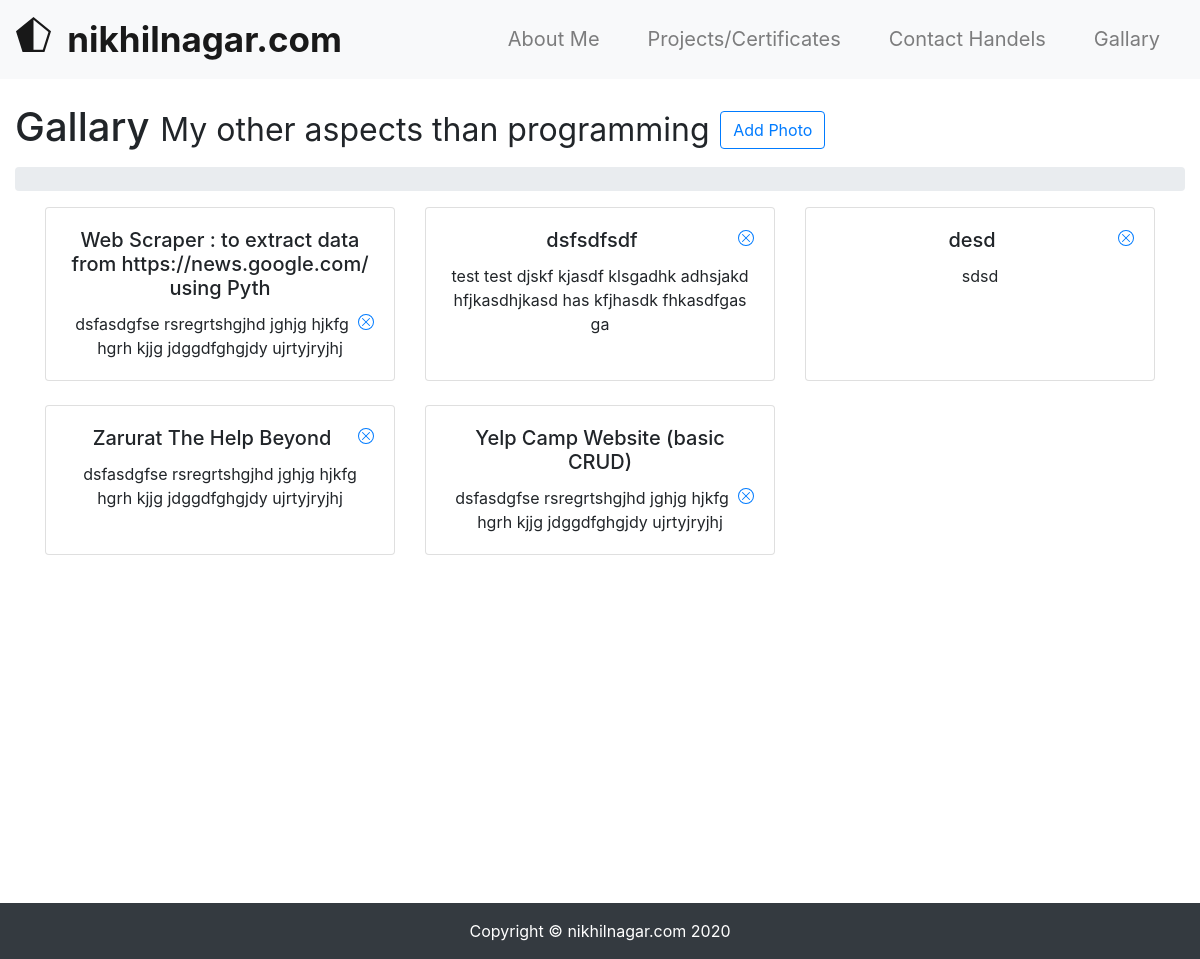
/portfolio/photocards/, run on an earlier commit of the app's database.
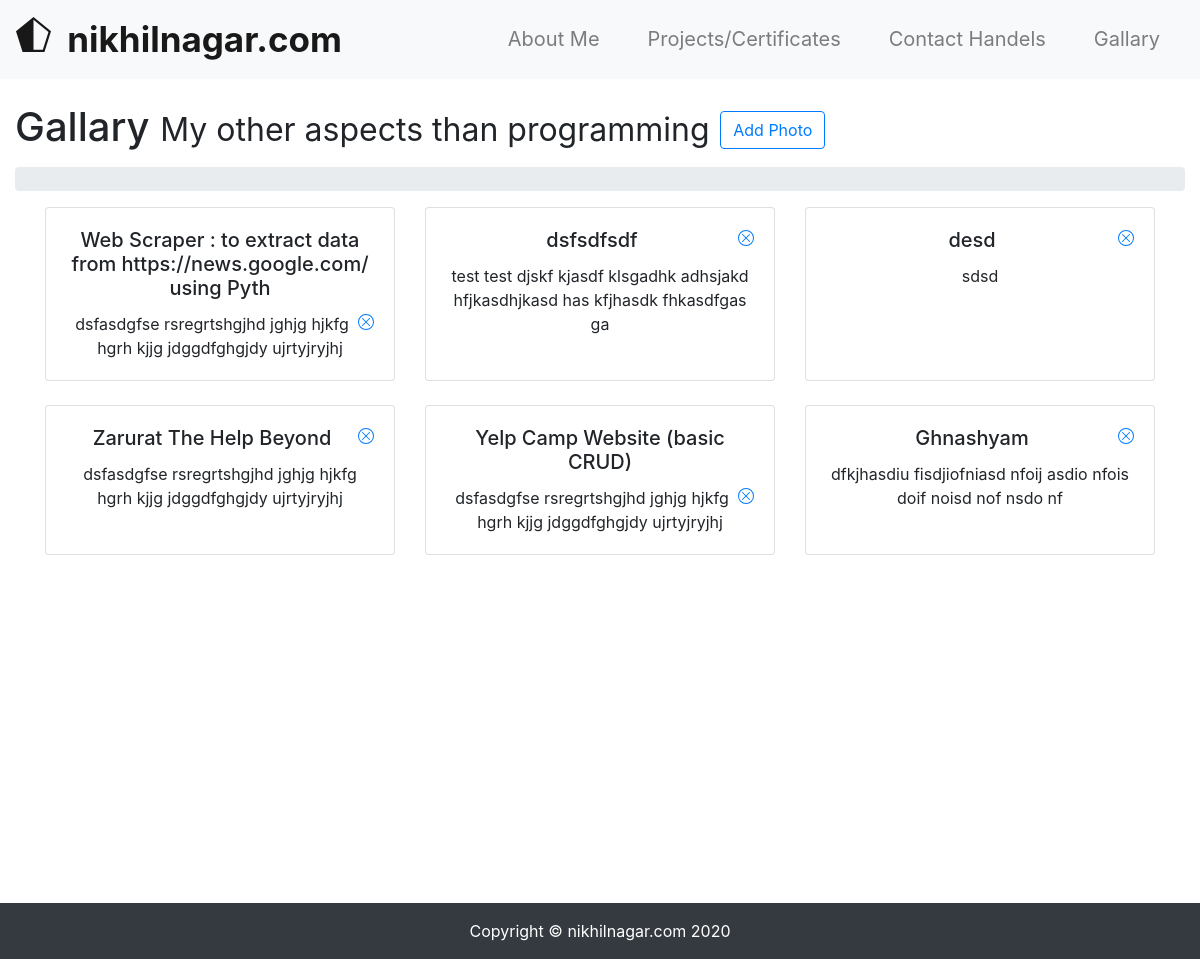
And on a later commit of the database.
### portfolio/models.py (models this page shows, shortened)
class Photocard(models.Model):
    title = models.CharField(max_length=70)
    description = models.CharField(max_length=400)
    photo = models.ImageField(
        upload_to='lifestyleuploads', default='lifestyleuploads/nikhilcompressed1.jpg')

### portfolio/views.py (the view)
# urls.py: path('photocards/', views.PhotocardListView.as_view(), name='photocardlist'),
class PhotocardListView(ListView) :
	model = models.Photocard

### portfolio/templates/portfolio/photocard_list.html (shortened to what this page needs)
{% extends "portfolio/base.html" %} {% block content %}
<h1 class="mt-4 mb-3">
  Gallary
  <small>My other aspects than programming</small>
  <a href="{% url 'portfolio:createphotocard' %}">
    <button class="btn btn-outline-primary">Add Photo</button></a>
</h1>
<div class="breadcrumb"></div>
<div class="container">
  <div class="row">
    {% for photocard in object_list %}
    <div class="col-lg-4 mb-4">
      <div class="card h-100 text-center">
        <div class="card-body">
          <h5 class="card-title" style="display: inline-block;">
            {{photocard.title}}
          </h5>
          <a style="float: right;" href="{% url 'portfolio:deletephotocard' photocard.id %}"></a>
          <p class="card-text">{{photocard.description}}</p>
        </div>
      </div>
    </div>
    {% endfor %}
  </div>
</div>
{% endblock content %}

What changed in the data, as far as the page shows it:
added Photocard: title "Ghnashyam", description "dfkjhasdiu fisdjiofniasd nfoij asdio nfois doif noisd nof nsdo nf"
